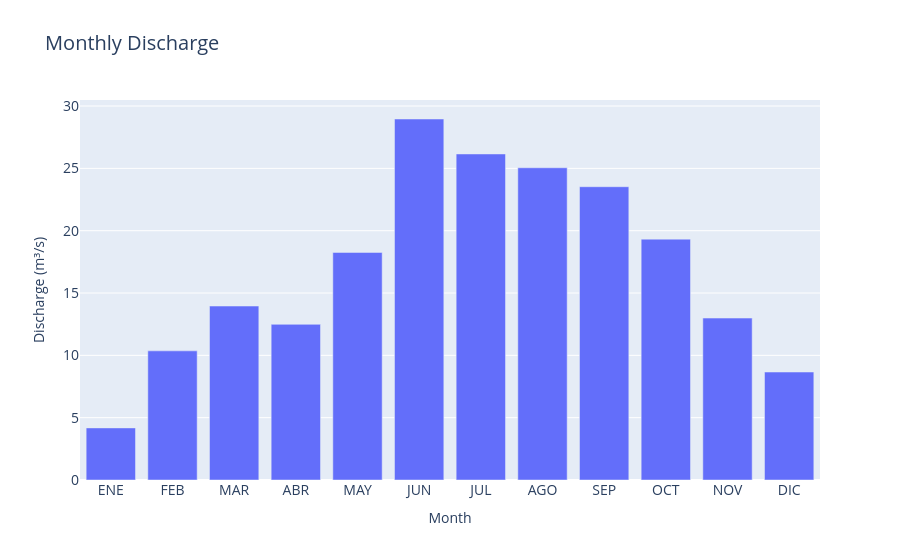

Here is the notebook cell this chart was saved with:
### Code cell
import plotly.express as px

# Agregar columna con abreviaturas de mes en español
meses = ['ENE', 'FEB', 'MAR', 'ABR', 'MAY', 'JUN',
         'JUL', 'AGO', 'SEP', 'OCT', 'NOV', 'DIC']
DISCHARGE_AVERAGE = DISCHARGE_AVERAGE.copy()
DISCHARGE_AVERAGE['Mes'] = [meses[m-1] for m in DISCHARGE_AVERAGE.index]

# Crear gráfico de barras
fig = px.bar(DISCHARGE_AVERAGE,
             x='Mes',
             y='Discharge',
             labels={'Discharge': 'Discharge (m³/s)', 'Mes': 'Month'},
             title='Monthly Discharge')

fig.update_layout(
    xaxis_tickfont=dict(size=14),
    yaxis_tickfont=dict(size=14),
    title_font=dict(size=20)
)

fig.show()

### Figure 1 — Plotly figure (JSON) as saved in the notebook; plotly's stock layout.template omitted (floating-point values rounded to 4 significant figures)
{"data": [{"alignmentgroup": "True", "hovertemplate": "Month=%{x}<br>Discharge (m³/s)=%{y}<extra></extra>", "legendgroup": "", "marker": {"color": "#636efa", "pattern": {"shape": ""}}, "name": "", "offsetgroup": "", "orientation": "v", "showlegend": false, "textposition": "auto", "type": "bar", "x": ["ENE", "FEB", "MAR", "ABR", "MAY", "JUN", "JUL", "AGO", "SEP", "OCT", "NOV", "DIC"], "xaxis": "x", "y": [4.179, 10.36, 13.96, 12.49, 18.26, 28.96, 26.16, 25.05, 23.53, 19.32, 12.99, 8.661], "yaxis": "y"}], "layout": {"barmode": "relative", "legend": {"tracegroupgap": 0}, "title": {"font": {"size": 20}, "text": "Monthly Discharge"}, "xaxis": {"anchor": "y", "domain": [0, 1], "tickfont": {"size": 14}, "title": {"text": "Month"}}, "yaxis": {"anchor": "x", "domain": [0, 1], "tickfont": {"size": 14}, "title": {"text": "Discharge (m³/s)"}}}}
